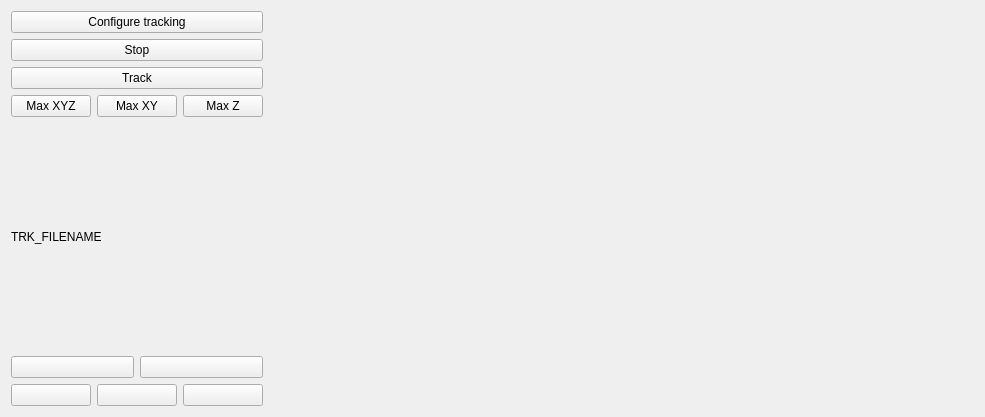
<?xml version="1.0" encoding="UTF-8"?>
<ui version="4.0">
 <class>Form</class>
 <widget class="QWidget" name="Form">
  <property name="geometry">
   <rect>
    <x>0</x>
    <y>0</y>
    <width>985</width>
    <height>417</height>
   </rect>
  </property>
  <property name="windowTitle">
   <string>Form</string>
  </property>
  <layout class="QHBoxLayout" name="horizontalLayout_3" stretch="1,1,1,1">
   <item>
    <layout class="QVBoxLayout" name="verticalLayout_3">
     <item>
      <layout class="QHBoxLayout" name="horizontalLayout_4">
       <item>
        <widget class="QPushButton" name="set_tracking_parameters_button">
         <property name="text">
          <string>Configure tracking</string>
         </property>
        </widget>
       </item>
      </layout>
     </item>
     <item>
      <widget class="QPushButton" name="stop_button">
       <property name="styleSheet">
        <string notr="true"/>
       </property>
       <property name="text">
        <string>Stop</string>
       </property>
      </widget>
     </item>
     <item>
      <widget class="QPushButton" name="track_button">
       <property name="text">
        <string>Track</string>
       </property>
      </widget>
     </item>
     <item>
      <layout class="QHBoxLayout" name="horizontalLayout">
       <item>
        <widget class="QPushButton" name="max_xyz_button">
         <property name="text">
          <string>Max XYZ</string>
         </property>
        </widget>
       </item>
       <item>
        <widget class="QPushButton" name="max_xy_button">
         <property name="text">
          <string>Max XY</string>
         </property>
        </widget>
       </item>
       <item>
        <widget class="QPushButton" name="max_z_button">
         <property name="text">
          <string>Max Z</string>
         </property>
        </widget>
       </item>
      </layout>
     </item>
     <item>
      <layout class="QVBoxLayout" name="verticalLayout">
       <item>
        <widget class="QLabel" name="filename_label">
         <property name="text">
          <string>TRK_FILENAME</string>
         </property>
        </widget>
       </item>
       <item>
        <layout class="QHBoxLayout" name="horizontalLayout_5">
         <item>
          <widget class="QPushButton" name="save_button">
           <property name="text">
            <string/>
           </property>
           <property name="icon">
            <iconset resource="../../../../artwork/qudi_icons.qrc">
             <normaloff>:/icons/icons/save.png</normaloff>:/icons/icons/save.png</iconset>
           </property>
          </widget>
         </item>
         <item>
          <widget class="QPushButton" name="delete_button">
           <property name="text">
            <string/>
           </property>
           <property name="icon">
            <iconset resource="../../../../artwork/qudi_icons.qrc">
             <normaloff>:/icons/icons/delete.png</normaloff>:/icons/icons/delete.png</iconset>
           </property>
          </widget>
         </item>
        </layout>
       </item>
       <item>
        <layout class="QHBoxLayout" name="horizontalLayout_2">
         <item>
          <widget class="QPushButton" name="load_button">
           <property name="text">
            <string/>
           </property>
           <property name="icon">
            <iconset resource="../../../../artwork/qudi_icons.qrc">
             <normaloff>:/icons/icons/load.png</normaloff>:/icons/icons/load.png</iconset>
           </property>
          </widget>
         </item>
         <item>
          <widget class="QPushButton" name="previous_button">
           <property name="text">
            <string/>
           </property>
           <property name="icon">
            <iconset resource="../../../../artwork/qudi_icons.qrc">
             <normaloff>:/icons/icons/previous.png</normaloff>:/icons/icons/previous.png</iconset>
           </property>
          </widget>
         </item>
         <item>
          <widget class="QPushButton" name="next_button">
           <property name="text">
            <string/>
           </property>
           <property name="icon">
            <iconset resource="../../../../artwork/qudi_icons.qrc">
             <normaloff>:/icons/icons/next.png</normaloff>:/icons/icons/next.png</iconset>
           </property>
          </widget>
         </item>
        </layout>
       </item>
      </layout>
     </item>
    </layout>
   </item>
   <item>
    <layout class="QVBoxLayout" name="xy_scan_layout">
     <item>
      <widget class="PlotWidget" name="tracking_points_plot" native="true"/>
     </item>
    </layout>
   </item>
   <item>
    <layout class="QVBoxLayout" name="axis_scan_layout" stretch="1,1">
     <item>
      <widget class="PlotWidget" name="fast_scan_plot" native="true"/>
     </item>
     <item>
      <widget class="PlotWidget" name="slow_scan_plot" native="true"/>
     </item>
    </layout>
   </item>
   <item>
    <layout class="QVBoxLayout" name="z_scan_layout">
     <item>
      <widget class="PlotWidget" name="z_scan_plot" native="true"/>
     </item>
    </layout>
   </item>
  </layout>
 </widget>
 <customwidgets>
  <customwidget>
   <class>PlotWidget</class>
   <extends>QWidget</extends>
   <header>pyqtgraph</header>
   <container>1</container>
  </customwidget>
 </customwidgets>
 <resources>
  <include location="../../../../artwork/qudi_icons.qrc"/>
 </resources>
 <connections/>
</ui>
